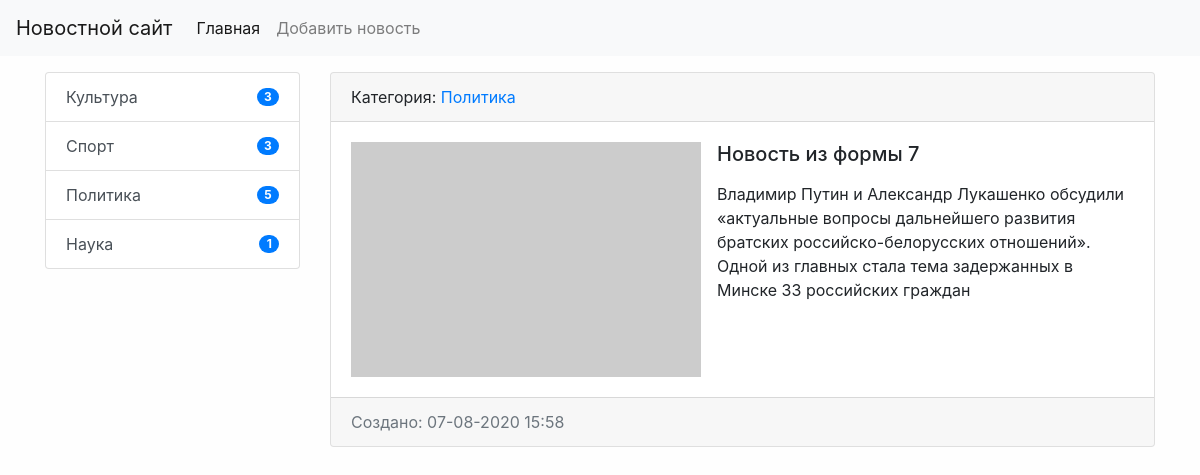
The app's page /news/13/ with its own data.
### news/models.py (models this page shows, shortened)
class Categories(models.Model):
    title = models.CharField(max_length=255, verbose_name='Наименование', db_index=True)
    def get_absolute_url(self):
        return reverse('category', kwargs={"category_id": self.pk})
    def __str__(self):
        return self.title
    class Meta:
        verbose_name = 'Категория'
        verbose_name_plural = 'Категории'
        ordering = ['title']

class News(models.Model):
    objects = None
    title = models.CharField(max_length=255, verbose_name='Наименование')
    content = models.TextField(blank=True, verbose_name='Контент')
    created_at = models.DateTimeField(auto_now_add=True, verbose_name='Дата публикации')
    update_at = models.DateTimeField(auto_now=True, verbose_name='Дата обновления')
    photo = models.ImageField(upload_to='photos/%Y/%m/%d/', verbose_name='Фото', blank=True)
    is_published = models.BooleanField(default=True, verbose_name='Опубликовано')
    category = models.ForeignKey('Categories', on_delete=models.PROTECT, verbose_name='Категория')
    views = models.IntegerField(default=0)
    class Meta:
        verbose_name = 'Новость'
        verbose_name_plural = 'Новости'
        ordering = ['-created_at']

### news/views.py (the view)
# urls.py: path('news/<int:pk>/', ViewNews.as_view(), name='view_news'),
class ViewNews(DetailView):
    model = News
    context_object_name = 'news_item'

### news/templatetags/news_tags.py (called while the page is built)
@register.inclusion_tag('news/list_categories.html')
def show_categories():
    categories = Categories.objects.annotate(cnt=Count('news')).filter(cnt__gt=0)
    return {"categories": categories, }

### news/templates/news/news_detail.html (shortened to what this page needs)
{% extends 'base.html' %}
{% block sidebar %}
    {% include 'inc/_sidebar.html' %}
{% endblock %}
{% block content %}
        <div class="card mb-3">
            <div class="card-header">
                Категория: <a href="{{ news_item.category.get_absolute_url }}">{{ news_item.category }}</a>
            </div>
            <div class="card-body">
                    {% if news_item.photo %}
                        <img src="{{ news_item.photo.url }}" alt="" width="350" class="mr-3 float-left">
                    {% else %}
                        <img src="https://picsum.photos/seed/picsum/350/235" alt="" class="mr-3 float-left">
                    {% endif %}
                        <h5 class="card-title">{{ news_item.title }}</h5>
                        <p class="card-text">{{ news_item.content|safe|linebreaks }}</p>
            </div>
            <div class="card-footer text-muted">
                Создано: {{ news_item.created_at|date:'d-m-Y H:i' }}
            </div>
        </div>
{% endblock %}

### news/templates/news/list_categories.html
<ul class="list-group">
    {% for item in categories %}
        <li class="list-group-item d-flex justify-content-between align-items-center">
            <a href="{{ item.get_absolute_url }}" class="list-group-item-action">
                {{ item.title }}
            </a>
            <span class="badge badge-primary badge-pill">  {{ item.cnt }}</span>
        </li>
    {% endfor %}
</ul>

### mysite/static/css/style.css (style rules this page uses)
body { background-color: #fefefe; }

### records on screen
Categories: title "Культура", cnt "3"
Categories: title "Спорт", cnt "3"
Categories: title "Политика", cnt "5"
Categories: title "Наука", cnt "1"
News: category "Политика", title "Новость из формы 7", content "Владимир Путин и Александр Лукашенко обсудили «актуальные вопросы дальнейшего развития братских российско-белорусских отношений». Одной из главных стала тема задержанных в Минске 33 российских граждан", created_at "07-08-2020 15:58"
